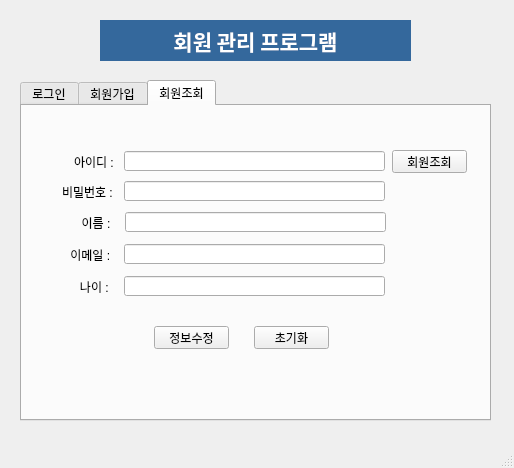
<?xml version="1.0" encoding="UTF-8"?>
<ui version="4.0">
 <class>MainWindow</class>
 <widget class="QMainWindow" name="MainWindow">
  <property name="geometry">
   <rect>
    <x>0</x>
    <y>0</y>
    <width>514</width>
    <height>468</height>
   </rect>
  </property>
  <property name="windowTitle">
   <string>MainWindow</string>
  </property>
  <widget class="QWidget" name="centralwidget">
   <widget class="QLabel" name="label">
    <property name="geometry">
     <rect>
      <x>100</x>
      <y>20</y>
      <width>311</width>
      <height>41</height>
     </rect>
    </property>
    <property name="font">
     <font>
      <family>맑은 고딕</family>
      <pointsize>16</pointsize>
      <weight>75</weight>
      <bold>true</bold>
     </font>
    </property>
    <property name="styleSheet">
     <string notr="true">background-color: rgb(52, 104, 156);
color: rgb(255, 255, 255);</string>
    </property>
    <property name="text">
     <string>회원 관리 프로그램</string>
    </property>
    <property name="alignment">
     <set>Qt::AlignCenter</set>
    </property>
   </widget>
   <widget class="QTabWidget" name="tabWidget">
    <property name="geometry">
     <rect>
      <x>20</x>
      <y>80</y>
      <width>471</width>
      <height>341</height>
     </rect>
    </property>
    <property name="currentIndex">
     <number>2</number>
    </property>
    <widget class="QWidget" name="tab">
     <attribute name="title">
      <string>로그인</string>
     </attribute>
     <widget class="QLabel" name="label_2">
      <property name="geometry">
       <rect>
        <x>110</x>
        <y>90</y>
        <width>56</width>
        <height>12</height>
       </rect>
      </property>
      <property name="text">
       <string>아이디 :</string>
      </property>
     </widget>
     <widget class="QLineEdit" name="loginid_edit">
      <property name="geometry">
       <rect>
        <x>161</x>
        <y>85</y>
        <width>181</width>
        <height>20</height>
       </rect>
      </property>
     </widget>
     <widget class="QLabel" name="label_3">
      <property name="geometry">
       <rect>
        <x>98</x>
        <y>120</y>
        <width>56</width>
        <height>12</height>
       </rect>
      </property>
      <property name="text">
       <string>비밀번호 :</string>
      </property>
     </widget>
     <widget class="QLineEdit" name="loginpw_edit">
      <property name="geometry">
       <rect>
        <x>162</x>
        <y>115</y>
        <width>181</width>
        <height>20</height>
       </rect>
      </property>
      <property name="echoMode">
       <enum>QLineEdit::Password</enum>
      </property>
     </widget>
     <widget class="QPushButton" name="login_btn">
      <property name="geometry">
       <rect>
        <x>160</x>
        <y>170</y>
        <width>75</width>
        <height>23</height>
       </rect>
      </property>
      <property name="text">
       <string>로그인</string>
      </property>
     </widget>
     <widget class="QPushButton" name="loginreset_btn">
      <property name="geometry">
       <rect>
        <x>250</x>
        <y>170</y>
        <width>75</width>
        <height>23</height>
       </rect>
      </property>
      <property name="text">
       <string>초기화</string>
      </property>
     </widget>
    </widget>
    <widget class="QWidget" name="tab_2">
     <attribute name="title">
      <string>회원가입</string>
     </attribute>
     <widget class="QLabel" name="label_4">
      <property name="geometry">
       <rect>
        <x>51</x>
        <y>50</y>
        <width>56</width>
        <height>12</height>
       </rect>
      </property>
      <property name="text">
       <string>아이디 :</string>
      </property>
     </widget>
     <widget class="QLineEdit" name="joinid_edit">
      <property name="geometry">
       <rect>
        <x>101</x>
        <y>45</y>
        <width>261</width>
        <height>20</height>
       </rect>
      </property>
     </widget>
     <widget class="QLabel" name="label_5">
      <property name="geometry">
       <rect>
        <x>39</x>
        <y>80</y>
        <width>56</width>
        <height>12</height>
       </rect>
      </property>
      <property name="text">
       <string>비밀번호 :</string>
      </property>
     </widget>
     <widget class="QLineEdit" name="joinpw_edit">
      <property name="geometry">
       <rect>
        <x>101</x>
        <y>75</y>
        <width>261</width>
        <height>20</height>
       </rect>
      </property>
      <property name="echoMode">
       <enum>QLineEdit::Password</enum>
      </property>
     </widget>
     <widget class="QLineEdit" name="joinname_edit">
      <property name="geometry">
       <rect>
        <x>102</x>
        <y>106</y>
        <width>261</width>
        <height>20</height>
       </rect>
      </property>
     </widget>
     <widget class="QLabel" name="label_6">
      <property name="geometry">
       <rect>
        <x>42</x>
        <y>111</y>
        <width>56</width>
        <height>12</height>
       </rect>
      </property>
      <property name="text">
       <string>     이름 :</string>
      </property>
     </widget>
     <widget class="QLineEdit" name="joinemail_edit">
      <property name="geometry">
       <rect>
        <x>101</x>
        <y>138</y>
        <width>261</width>
        <height>20</height>
       </rect>
      </property>
     </widget>
     <widget class="QLabel" name="label_7">
      <property name="geometry">
       <rect>
        <x>44</x>
        <y>143</y>
        <width>56</width>
        <height>12</height>
       </rect>
      </property>
      <property name="text">
       <string> 이메일 :</string>
      </property>
     </widget>
     <widget class="QLineEdit" name="joinage_edit">
      <property name="geometry">
       <rect>
        <x>101</x>
        <y>170</y>
        <width>261</width>
        <height>20</height>
       </rect>
      </property>
     </widget>
     <widget class="QLabel" name="label_8">
      <property name="geometry">
       <rect>
        <x>47</x>
        <y>175</y>
        <width>56</width>
        <height>12</height>
       </rect>
      </property>
      <property name="text">
       <string>   나이 :</string>
      </property>
     </widget>
     <widget class="QPushButton" name="join_btn">
      <property name="geometry">
       <rect>
        <x>131</x>
        <y>220</y>
        <width>75</width>
        <height>23</height>
       </rect>
      </property>
      <property name="text">
       <string>회원가입</string>
      </property>
     </widget>
     <widget class="QPushButton" name="joinreset_btn">
      <property name="geometry">
       <rect>
        <x>231</x>
        <y>220</y>
        <width>75</width>
        <height>23</height>
       </rect>
      </property>
      <property name="text">
       <string>초기화</string>
      </property>
     </widget>
     <widget class="QPushButton" name="idcheck_btn">
      <property name="geometry">
       <rect>
        <x>369</x>
        <y>44</y>
        <width>75</width>
        <height>23</height>
       </rect>
      </property>
      <property name="text">
       <string>ID CHECK</string>
      </property>
     </widget>
    </widget>
    <widget class="QWidget" name="tab_3">
     <attribute name="title">
      <string>회원조회</string>
     </attribute>
     <widget class="QPushButton" name="memberreset_btn">
      <property name="geometry">
       <rect>
        <x>232</x>
        <y>220</y>
        <width>75</width>
        <height>23</height>
       </rect>
      </property>
      <property name="text">
       <string>초기화</string>
      </property>
     </widget>
     <widget class="QLineEdit" name="memberage_edit">
      <property name="geometry">
       <rect>
        <x>102</x>
        <y>170</y>
        <width>261</width>
        <height>20</height>
       </rect>
      </property>
     </widget>
     <widget class="QLineEdit" name="memberpw_edit">
      <property name="geometry">
       <rect>
        <x>102</x>
        <y>75</y>
        <width>261</width>
        <height>20</height>
       </rect>
      </property>
     </widget>
     <widget class="QPushButton" name="membersearch_btn">
      <property name="geometry">
       <rect>
        <x>370</x>
        <y>44</y>
        <width>75</width>
        <height>23</height>
       </rect>
      </property>
      <property name="text">
       <string>회원조회</string>
      </property>
     </widget>
     <widget class="QLabel" name="label_16">
      <property name="geometry">
       <rect>
        <x>45</x>
        <y>143</y>
        <width>56</width>
        <height>12</height>
       </rect>
      </property>
      <property name="text">
       <string> 이메일 :</string>
      </property>
     </widget>
     <widget class="QLineEdit" name="memberid_edit">
      <property name="geometry">
       <rect>
        <x>102</x>
        <y>45</y>
        <width>261</width>
        <height>20</height>
       </rect>
      </property>
     </widget>
     <widget class="QLabel" name="label_17">
      <property name="geometry">
       <rect>
        <x>52</x>
        <y>50</y>
        <width>56</width>
        <height>12</height>
       </rect>
      </property>
      <property name="text">
       <string>아이디 :</string>
      </property>
     </widget>
     <widget class="QPushButton" name="membermodify_btn">
      <property name="geometry">
       <rect>
        <x>132</x>
        <y>220</y>
        <width>75</width>
        <height>23</height>
       </rect>
      </property>
      <property name="text">
       <string>정보수정</string>
      </property>
     </widget>
     <widget class="QLineEdit" name="membername_edit">
      <property name="geometry">
       <rect>
        <x>103</x>
        <y>106</y>
        <width>261</width>
        <height>20</height>
       </rect>
      </property>
     </widget>
     <widget class="QLabel" name="label_18">
      <property name="geometry">
       <rect>
        <x>43</x>
        <y>111</y>
        <width>56</width>
        <height>12</height>
       </rect>
      </property>
      <property name="text">
       <string>     이름 :</string>
      </property>
     </widget>
     <widget class="QLabel" name="label_19">
      <property name="geometry">
       <rect>
        <x>48</x>
        <y>175</y>
        <width>56</width>
        <height>12</height>
       </rect>
      </property>
      <property name="text">
       <string>   나이 :</string>
      </property>
     </widget>
     <widget class="QLineEdit" name="memberemail_edit">
      <property name="geometry">
       <rect>
        <x>102</x>
        <y>138</y>
        <width>261</width>
        <height>20</height>
       </rect>
      </property>
     </widget>
     <widget class="QLabel" name="label_20">
      <property name="geometry">
       <rect>
        <x>40</x>
        <y>80</y>
        <width>56</width>
        <height>12</height>
       </rect>
      </property>
      <property name="text">
       <string>비밀번호 :</string>
      </property>
     </widget>
    </widget>
   </widget>
  </widget>
  <widget class="QMenuBar" name="menubar">
   <property name="geometry">
    <rect>
     <x>0</x>
     <y>0</y>
     <width>514</width>
     <height>21</height>
    </rect>
   </property>
  </widget>
  <widget class="QStatusBar" name="statusbar"/>
 </widget>
 <tabstops>
  <tabstop>tabWidget</tabstop>
  <tabstop>loginid_edit</tabstop>
  <tabstop>loginpw_edit</tabstop>
  <tabstop>login_btn</tabstop>
  <tabstop>loginreset_btn</tabstop>
  <tabstop>joinid_edit</tabstop>
  <tabstop>joinpw_edit</tabstop>
  <tabstop>joinname_edit</tabstop>
  <tabstop>joinemail_edit</tabstop>
  <tabstop>joinage_edit</tabstop>
  <tabstop>join_btn</tabstop>
  <tabstop>joinreset_btn</tabstop>
  <tabstop>idcheck_btn</tabstop>
  <tabstop>memberreset_btn</tabstop>
  <tabstop>memberid_edit</tabstop>
  <tabstop>membersearch_btn</tabstop>
  <tabstop>memberpw_edit</tabstop>
  <tabstop>membername_edit</tabstop>
  <tabstop>memberemail_edit</tabstop>
  <tabstop>memberage_edit</tabstop>
  <tabstop>membermodify_btn</tabstop>
 </tabstops>
 <resources/>
 <connections/>
</ui>
